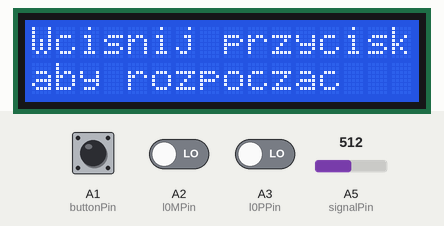
This sketch was run on a simulated Arduino Uno, built with avr-gcc and run on an emulated ATmega328P. Shown: 16×2 character LCD. Inputs (shaded band) come from the test bench; at power-on: A1 (buttonPin) HIGH, A2 (l0MPin) LOW, A3 (l0PPin) LOW, A5 (signalPin) = 512. Storage starts empty; what the sketch prints to the serial monitor is not drawn.

Above: at 1.2 s.
1.3 s: A1 (buttonPin) pulled LOW for 0.15 s
At 1.8 s:
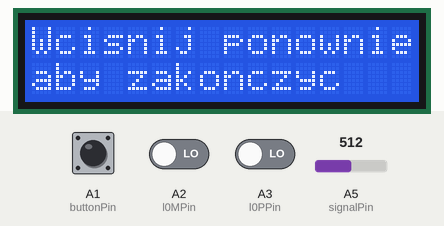
2.9 s: A2 (l0MPin) driven HIGH
At 3.3 s:
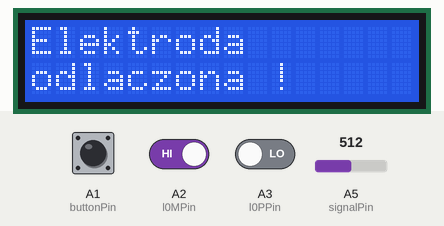
4.4 s: A1 (buttonPin) pulled LOW for 1 s
At 4.67 s:
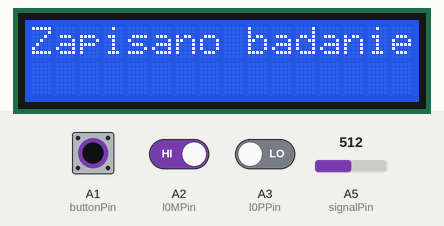
6.9 s: A1 (buttonPin) pulled LOW for 3.2 s
At 7.8 s:
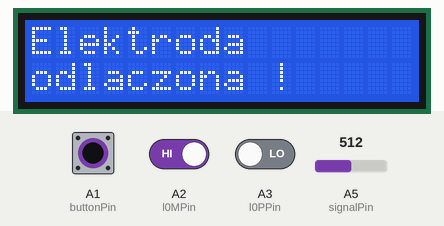
11.6 s: A2 (l0MPin) driven LOW
At 12.7 s:
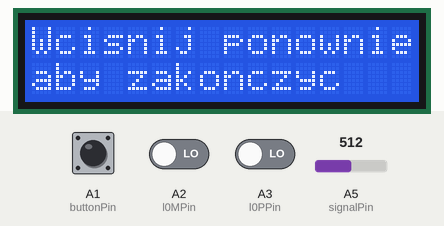
Timing chart, 0 to 14.1 s (numbered marks = the images above; inputs shaded):
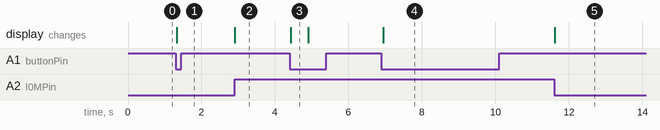

Measured:
- after the input at 1.3 s, the display: changes at once (image 1)
- after the input at 2.9 s, the display: changes at once (image 2)
- after the input at 4.4 s, the display: changes at once (image 3)
- after the input at 6.9 s, the display: changes after 0.05 s (image 4)
- after the input at 11.6 s, the display: changes at once (image 5)
- what the display in image 3 shows lasts 0.5 s, from 4.4 s to 4.9 s

The sketch:

inzynierka.ino
```cpp
#include <LiquidCrystal.h>
#include <SPI.h>
#include <SD.h>
#include <TimerOne.h>

bool isMeasurmetInProgress = false;
int buttonPin = A1;
int buttonNew;
int buttonOld = 1;
// ECG sensor
bool wasElectrodeDisconnected = false;
bool isElectrodeDisconnected = false;
int l0MPin = A2;
int l0PPin = A3;
int signalPin = A5;
// LCD
const int rs = 8, en = 7, d4 = 2, d5 = 3, d6 = 5, d7 = 6;
LiquidCrystal lcd(rs, en, d4, d5, d6, d7);
// SD card
File signalFile;
int csPin = 4;

String fileName = "EKG";

void setup() {
  Serial.begin(19200);
  pinMode(l0MPin, INPUT);
  pinMode(l0PPin, INPUT);
  pinMode(buttonPin, INPUT_PULLUP);
  pinMode(signalPin, INPUT);

  Timer1.initialize(4300);
  Timer1.attachInterrupt(saveSample);
  noInterrupts();

  while (!Serial) {

  }

  lcd.begin(16, 2);

  buttonNew = digitalRead(buttonPin);
  startMessage();
}

void loop() {
  checkButtonPush();
}

void checkButtonPush() {
  buttonOld = buttonNew;
  buttonNew = digitalRead(buttonPin);

  if (buttonOld == HIGH && buttonNew == LOW)
  {
    if (isMeasurmetInProgress == false)
    {
      isMeasurmetInProgress = true;
      SDissueMessage();
      beginMeasurement();

    }else if (isMeasurmetInProgress == true)
    {
      isMeasurmetInProgress = false;
      startMessage();
    }
  }
}

bool beginMeasurement() {
  if (!SD.begin(csPin)) {
    SDissueMessage();
    delay(1000);
    startMessage();
    isMeasurmetInProgress = !isMeasurmetInProgress;
    return false;
  }

  measurmentInProgressMessage();
  String fullFileName = getNextFileName();

  signalFile = SD.open(fullFileName, FILE_WRITE);

  unsigned long measurmentStartTime = millis();

  while (isMeasurmetInProgress){
    interrupts();
  }
  noInterrupts();

  unsigned long measurmentTime = millis() - measurmentStartTime;
  signalFile.close();

  signalFile = SD.open(fullFileName, FILE_WRITE);

  String header = createHeader(measurmentTime, fullFileName);
  signalFile.println(header);

  signalFile.close();

  wasElectrodeDisconnected = false;
  isElectrodeDisconnected = false;
  signalSavedMessage();
  delay(100000);
  startMessage();
  return true;
}

void saveSample()  {
  bool oldIsElectrodeDisconnected = isElectrodeDisconnected;

  int L0P = digitalRead(l0PPin);
  int L0M = digitalRead(l0MPin);

  if (L0M == 1 || L0P == 1) {
    wasElectrodeDisconnected = true;
    isElectrodeDisconnected = true;

  }else {
    isElectrodeDisconnected = false;
    unsigned int sample = analogRead(signalPin);
    Serial.println(sample);
    signalFile.println(sample);
  }

  bool newIsElectrodeDisconnected = isElectrodeDisconnected;

  checkElectrodeMessage(oldIsElectrodeDisconnected, newIsElectrodeDisconnected);
  checkButtonPush();
}

// Pomocnicze

String createHeader(long measurmentTime, String fileName){
  String header;
  float timeInSec = float(measurmentTime) / 1000;
  header = "Pomiar: " + fileName + " Czas badania: " + timeInSec + " sekund";

  if (wasElectrodeDisconnected)
  {
    header = header + " (Podczas badania odpięto elektrodę! Sygnał może być niepełny)";
  }

  return header;
}

String getNextFileName(){
  int i = 1;
  while (true)
  {
    String fullFileName = fileName + i + ".txt";
    if (SD.exists(fullFileName))
    {
      i++;
    }else {
      return fullFileName;
    }
  }
}

void checkElectrodeMessage(bool oldIsElectrodeDisconnected, bool newIsElectrodeDisconnected){

  if (oldIsElectrodeDisconnected != newIsElectrodeDisconnected)
  {
    if (newIsElectrodeDisconnected == true)
    {
      disconnectedElectrodeMessage();

    }else if (newIsElectrodeDisconnected == false)
    {
      measurmentInProgressMessage();
    }
  }
}

// Komunikaty wyświetlacza

void startMessage() {
  lcd.clear();
  lcd.setCursor(0,0);
  lcd.print("Wcisnij przycisk");
  lcd.setCursor(0,1);
  lcd.print("aby rozpoczac");
}

void measurmentInProgressMessage() {
  lcd.clear();
  lcd.setCursor(0,0);
  lcd.print("Wcisnij ponownie");
  lcd.setCursor(0,1);
  lcd.print("aby zakonczyc");
}

void disconnectedElectrodeMessage() {
  lcd.clear();
  lcd.setCursor(0,0);
  lcd.print("Elektroda");
  lcd.setCursor(0,1);
  lcd.print("odlaczona !");
}

void SDissueMessage() {
  lcd.clear();
  lcd.setCursor(0,0);
  lcd.print("Blad karty");
  lcd.setCursor(0,1);
  lcd.print("pamieci !");
}

void signalSavedMessage() {
  lcd.clear();
  lcd.setCursor(0,0);
  lcd.print("Zapisano badanie");
}
```
